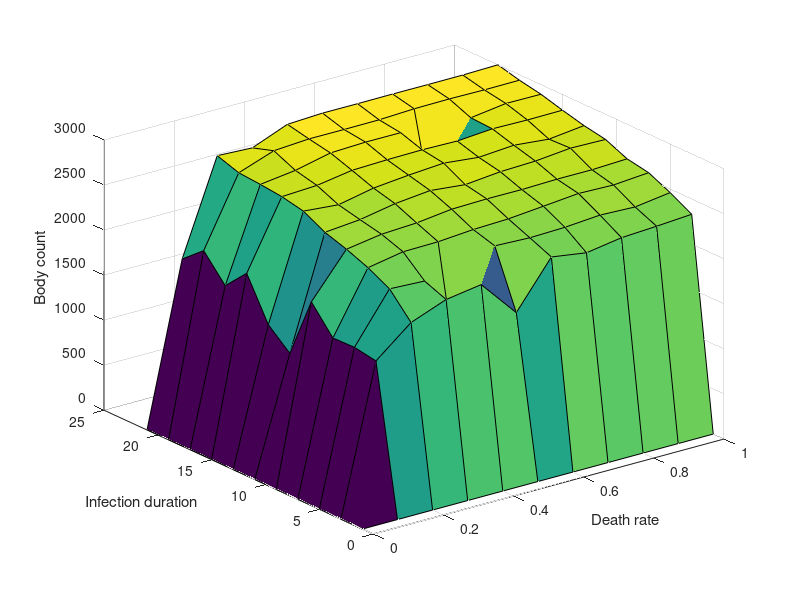

Write the MATLAB code that produced this figure.
% Program used to create 3D plot from results of 38 hour simulation with different parameters for each iteration.
clc; clear; clear all;
figure;
pilesOfDead = [5 1793 2835 2816 2972 2991 2990 2992 2991 2992 3000; 3 1996 2755 2894 2920 2919 2921 2938 2942 2937 2939; 4 1717 2736 2786 2874 2889 2888 1720 2843 2896 2893; 5 1965 2710 2729 2791 2803 2808 2800 2830 2823 2826; 1 1504 2659 2624 2704 2742 2770 2729 2758 2720 2765; 2 1295 2534 2569 2641 2681 2641 2679 2692 2730 2721; 0 1977 2456 2517 2537 2584 2593 2591 2601 2600 2616; 0 1686 2361 2432 2438 2468 2481 2516 2552 2541 2572; 2 1692 2236 2217 869 2397 2381 2392 2422 2407 2461; 0 1651 1972 2122 2182 1765 2278 2219 2281 2303 2330; 0 0 0 0 0 0 0 0 0 0 0];
immunityOrDeath = [0:0.1:1];
infectionDuration = [21:-2:1];
surf(immunityOrDeath,infectionDuration,pilesOfDead);
xlabel("Death rate");
ylabel("Infection duration");
zlabel("Body count");
set(gcf,'Toolbar','figure');
